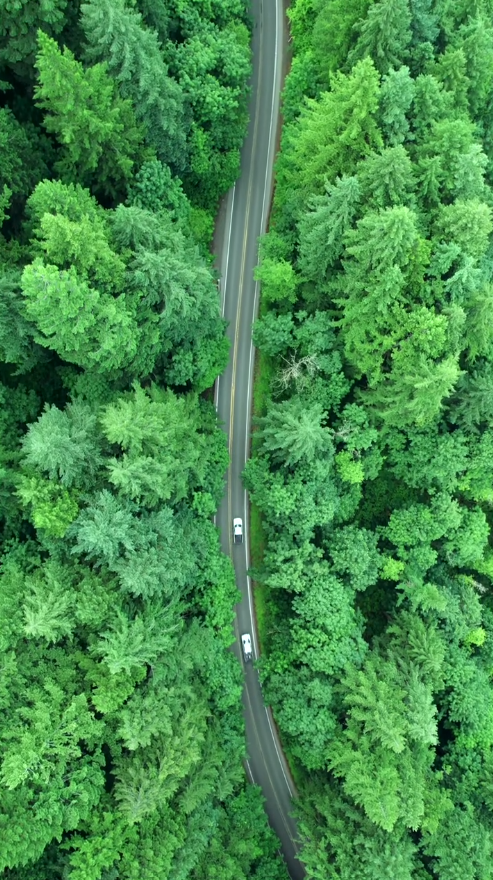
#> input picture OLDouter/TEST/RESOURCES/imageC0.png, 493 x 880 px
$ python imagecorrection.py
#> lines starting #> are read from the running program, lines starting #| are printed output that depends on the picture
import cv2
import numpy as np
import matplotlib.pyplot as plt

def automatic_image_correction(image_path, output_path):
    # Load the image
#> called with image_path = './RESOURCES/imageC0.png', output_path = './RESOURCES/CC0.png'
    image = cv2.imread(image_path)
#> image is the input picture: shape (880, 493, 3); mean B, G, R 76.1, 140.5, 69.5
    if image is None:
        raise FileNotFoundError(f"Image not found at path: {image_path}")

    image = cv2.cvtColor(image, cv2.COLOR_BGR2RGB)

    # Parameters (these need to be determined by calibration)
    # Example calibration parameters; these would normally be determined through a calibration process
    camera_matrix = np.array([[1.2e3, 0, 6.4e2], [0, 1.2e3, 3.6e2], [0, 0, 1]])
    dist_coeffs = np.array([-0.3, 0.1, 0, 0])

    # Undistort the image (radial and tangential distortion)
    undistorted_image = cv2.undistort(image, camera_matrix, dist_coeffs)
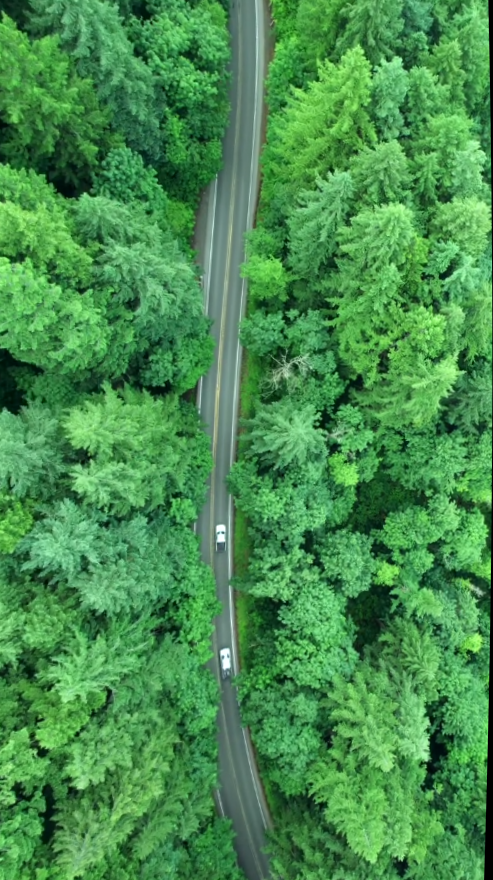
#> undistorted_image: shape (880, 493, 3); mean R, G, B 70.9, 142, 77.8
    print(f"Undistortion complete for {image_path}.")

    # Vignetting correction
    rows, cols = undistorted_image.shape[:2]
#> rows = 880; cols = 493
    X, Y = np.ogrid[:rows, :cols]
#> X = 880 values from 0 to 879
    center_x, center_y = rows / 2, cols / 2
#> center_x = 440; center_y = 246.5
    radius = np.sqrt((X - center_x)**2 + (Y - center_y)**2)
    max_radius = np.sqrt(center_x**2 + center_y**2)
#> max_radius = 504.3
    vignette_strength = 0.5
    gain_map = 1 + (1 - radius / max_radius) * vignette_strength
    gain_map = gain_map[:, :, np.newaxis]  # Add a new axis to match the image shape

    # Apply the gain map to the image
    vignetting_corrected_image = undistorted_image * gain_map
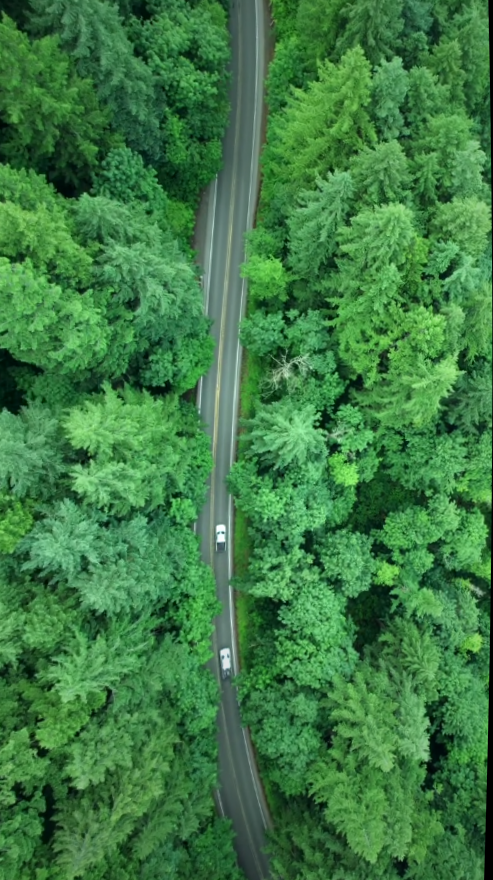
#> vignetting_corrected_image: shape (880, 493, 3) float64; mean R, G, B 87.6, 175.2, 96.3; drawn with min black and max white
    print(f"Vignetting correction complete for {image_path}.")

    # Normalize the corrected image to be in the range [0, 255]
    vignetting_corrected_image = np.clip(vignetting_corrected_image, 0, 255).astype(np.uint8)
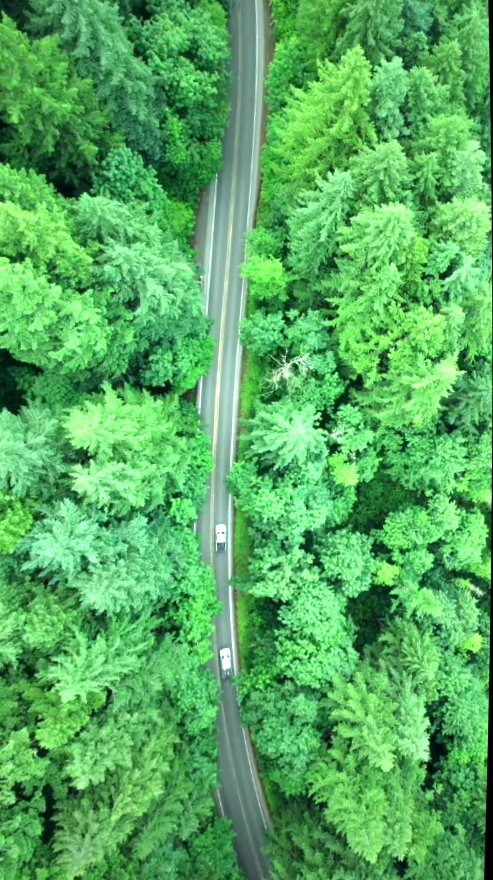
#> vignetting_corrected_image: shape (880, 493, 3); mean R, G, B 87.1, 173.4, 95.7

    # Save the corrected image
    corrected_image_bgr = cv2.cvtColor(vignetting_corrected_image, cv2.COLOR_RGB2BGR)
    cv2.imwrite(output_path, corrected_image_bgr)
    print(f"Saved corrected image to {output_path}.")

    return image, vignetting_corrected_image

# Paths to the original images and the output images
image_paths = ['./RESOURCES/imageC0.png', './RESOURCES/imageC1.png']
output_paths = ['./RESOURCES/CC0.png', './RESOURCES/CC1.png']

# Process and save the images
for image_path, output_path in zip(image_paths, output_paths):
    original_image, corrected_image = automatic_image_correction(image_path, output_path)

    # Display the original and corrected images
    plt.figure(figsize=(12, 6))
    plt.subplot(1, 2, 1)
    plt.title('Original Image')
    plt.imshow(original_image)
    plt.subplot(1, 2, 2)
    plt.title('Corrected Image')
    plt.imshow(corrected_image)
    plt.show()
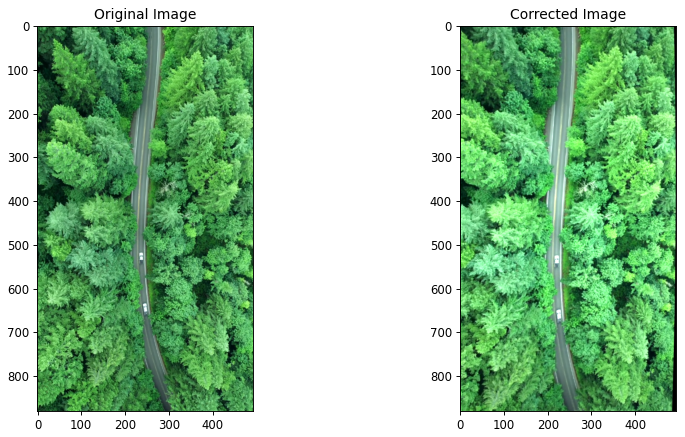
#> figure drawn by matplotlib, 2 panels
#> pass 2 of the loop `for image_path, output_path in zip(image_paths, output_paths):`:
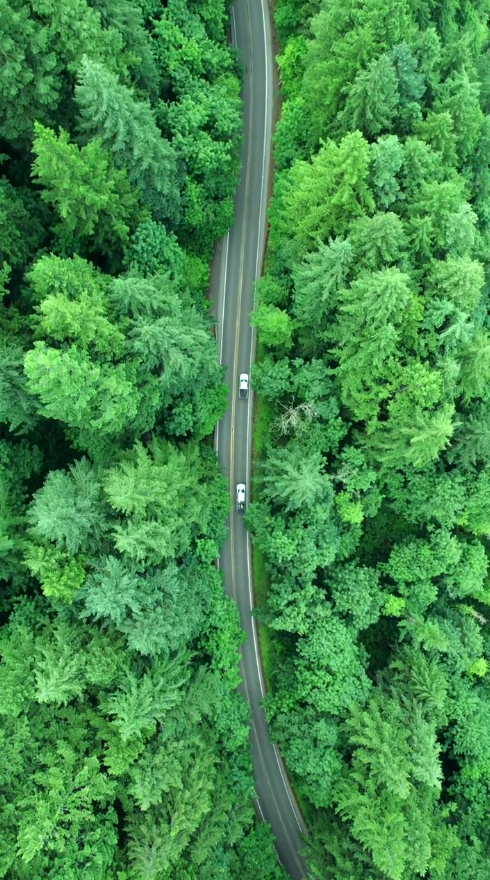
#> input picture OLDouter/TEST/RESOURCES/imageC1.png, 490 x 880 px
#> in automatic_image_correction, image is the input picture: shape (880, 490, 3); mean B, G, R 75, 141.1, 68.3
#> undistorted_image: shape (880, 490, 3)
#> in automatic_image_correction (call 2), `vignetting_corrected_image = np.clip(vignetting_corrected_image, 0, 25..`:
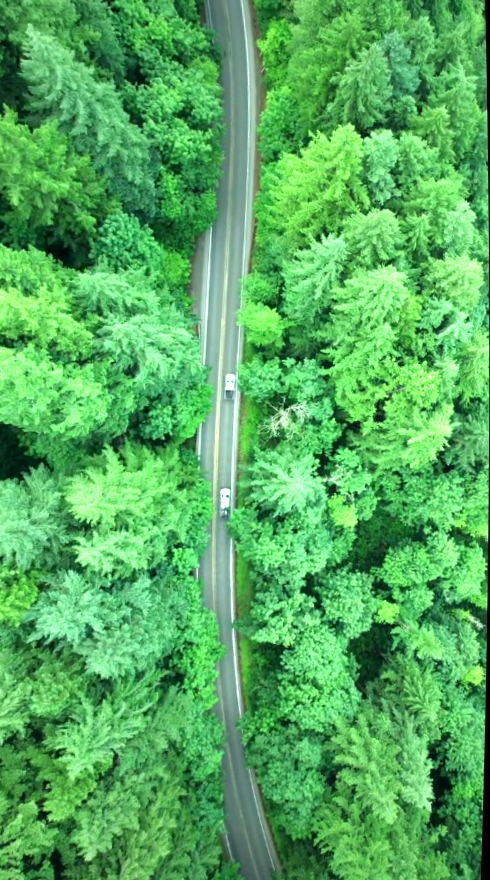
#> vignetting_corrected_image: shape (880, 490, 3); mean R, G, B 85.6, 174.1, 94.3
#> corrected_image_bgr: shape (880, 490, 3)
#> `plt.show()`:
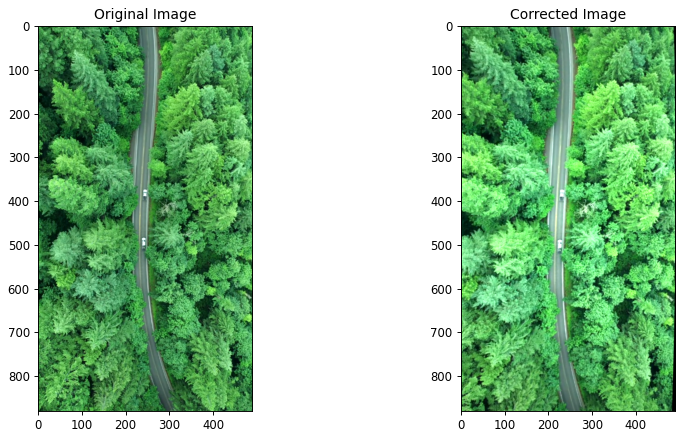
#> figure drawn by matplotlib, 2 panels
